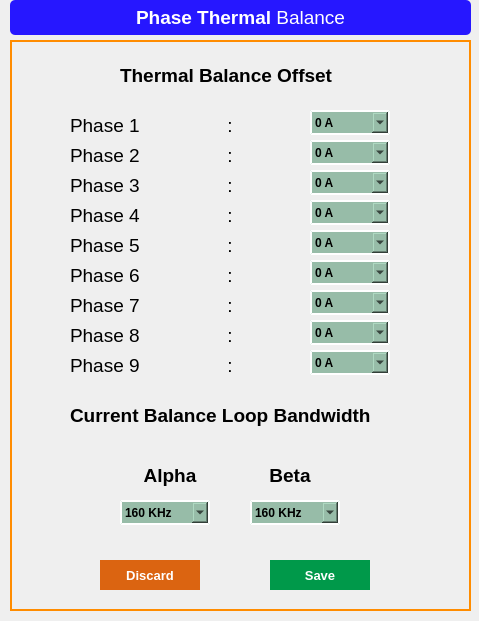
<?xml version="1.0" encoding="UTF-8"?>
<ui version="4.0">
 <class>Phase_thermal_balance</class>
 <widget class="QMainWindow" name="Phase_thermal_balance">
  <property name="geometry">
   <rect>
    <x>0</x>
    <y>0</y>
    <width>479</width>
    <height>621</height>
   </rect>
  </property>
  <property name="windowTitle">
   <string>Device Configuration</string>
  </property>
  <widget class="QWidget" name="centralwidget">
   <widget class="QLabel" name="label_main_Phase_thermal_balance">
    <property name="geometry">
     <rect>
      <x>10</x>
      <y>0</y>
      <width>461</width>
      <height>35</height>
     </rect>
    </property>
    <property name="font">
     <font>
      <family>Arial</family>
      <pointsize>18</pointsize>
     </font>
    </property>
    <property name="styleSheet">
     <string notr="true">background-color: rgb(38, 23, 255);
color: rgb(255, 255, 255);
border-radius:5px;</string>
    </property>
    <property name="text">
     <string>&lt;html&gt;&lt;head/&gt;&lt;body&gt;&lt;p&gt;&lt;span style=&quot; font-size:14pt; font-weight:600;&quot;&gt;Phase Thermal&lt;/span&gt;&lt;span style=&quot; font-size:14pt;&quot;&gt; Balance&lt;/span&gt;&lt;/p&gt;&lt;/body&gt;&lt;/html&gt;</string>
    </property>
    <property name="alignment">
     <set>Qt::AlignCenter</set>
    </property>
   </widget>
   <widget class="QFrame" name="frame_phase_display">
    <property name="geometry">
     <rect>
      <x>10</x>
      <y>40</y>
      <width>461</width>
      <height>571</height>
     </rect>
    </property>
    <property name="font">
     <font>
      <weight>50</weight>
      <bold>false</bold>
     </font>
    </property>
    <property name="styleSheet">
     <string notr="true">
border: 2px solid darkorange;
border-radius:0px;
</string>
    </property>
    <property name="frameShape">
     <enum>QFrame::StyledPanel</enum>
    </property>
    <property name="frameShadow">
     <enum>QFrame::Raised</enum>
    </property>
    <widget class="QPushButton" name="pushButton_Discard">
     <property name="geometry">
      <rect>
       <x>90</x>
       <y>520</y>
       <width>100</width>
       <height>30</height>
      </rect>
     </property>
     <property name="font">
      <font>
       <pointsize>10</pointsize>
       <weight>75</weight>
       <bold>true</bold>
      </font>
     </property>
     <property name="focusPolicy">
      <enum>Qt::ClickFocus</enum>
     </property>
     <property name="styleSheet">
      <string notr="true">QPushButton{background-color: rgb(219, 100, 17);
color: rgb(255, 255, 255);
border:none;
}
QPushButton::hover{
border:2px solid red;
background-color: orange;
}
</string>
     </property>
     <property name="text">
      <string>Discard</string>
     </property>
    </widget>
    <widget class="QPushButton" name="pushButton_Save">
     <property name="geometry">
      <rect>
       <x>260</x>
       <y>520</y>
       <width>100</width>
       <height>30</height>
      </rect>
     </property>
     <property name="font">
      <font>
       <pointsize>10</pointsize>
       <weight>75</weight>
       <bold>true</bold>
      </font>
     </property>
     <property name="focusPolicy">
      <enum>Qt::ClickFocus</enum>
     </property>
     <property name="styleSheet">
      <string notr="true">QPushButton{background-color: rgb(0, 153, 74);
color: rgb(255, 255, 255);
border:none;
}
QPushButton::hover{
border:2px solid green;
background-color:lightgreen;
}
</string>
     </property>
     <property name="text">
      <string>Save</string>
     </property>
    </widget>
    <widget class="QComboBox" name="comboBox_thermal_offset1">
     <property name="geometry">
      <rect>
       <x>300</x>
       <y>70</y>
       <width>80</width>
       <height>25</height>
      </rect>
     </property>
     <property name="styleSheet">
      <string notr="true">QComboBox{
font: 75 10pt &quot;MS Shell Dlg 2&quot;;
color: black;

	background-color: rgb(151, 188, 168);
border-style:outset;
border-width:2px;
border-color:white;
font:bold;
border-radius:0px;
}

QListView {
background-color:lightgreen;
border-radius:0px;
}
</string>
     </property>
     <item>
      <property name="text">
       <string>0 A</string>
      </property>
     </item>
     <item>
      <property name="text">
       <string>1.5 A</string>
      </property>
     </item>
     <item>
      <property name="text">
       <string>3 A</string>
      </property>
     </item>
     <item>
      <property name="text">
       <string>4.5 A</string>
      </property>
     </item>
     <item>
      <property name="text">
       <string>6 A</string>
      </property>
     </item>
     <item>
      <property name="text">
       <string>7.5 A</string>
      </property>
     </item>
     <item>
      <property name="text">
       <string>9 A</string>
      </property>
     </item>
     <item>
      <property name="text">
       <string>11.5 A</string>
      </property>
     </item>
    </widget>
    <widget class="QComboBox" name="comboBox_freq_switch_RailA">
     <property name="geometry">
      <rect>
       <x>110</x>
       <y>460</y>
       <width>90</width>
       <height>25</height>
      </rect>
     </property>
     <property name="styleSheet">
      <string notr="true">QComboBox{
font: 75 10pt &quot;MS Shell Dlg 2&quot;;
color: black;

	background-color: rgb(151, 188, 168);
border-style:outset;
border-width:2px;
border-color:white;
font:bold;
border-radius:0px;
}

QListView {
background-color:lightgreen;
border-radius:0px;
}
</string>
     </property>
     <item>
      <property name="text">
       <string>160 KHz</string>
      </property>
     </item>
     <item>
      <property name="text">
       <string>230 KHz</string>
      </property>
     </item>
     <item>
      <property name="text">
       <string>350 KHz</string>
      </property>
     </item>
     <item>
      <property name="text">
       <string>800 KHz</string>
      </property>
     </item>
    </widget>
    <widget class="QLabel" name="label_display_RailB">
     <property name="geometry">
      <rect>
       <x>230</x>
       <y>420</y>
       <width>100</width>
       <height>30</height>
      </rect>
     </property>
     <property name="font">
      <font>
       <family>Arial</family>
       <pointsize>14</pointsize>
       <weight>75</weight>
       <bold>true</bold>
      </font>
     </property>
     <property name="styleSheet">
      <string notr="true">border: none;</string>
     </property>
     <property name="frameShape">
      <enum>QFrame::NoFrame</enum>
     </property>
     <property name="text">
      <string>Beta</string>
     </property>
     <property name="alignment">
      <set>Qt::AlignCenter</set>
     </property>
    </widget>
    <widget class="QLabel" name="label_display_RailA">
     <property name="geometry">
      <rect>
       <x>110</x>
       <y>420</y>
       <width>100</width>
       <height>30</height>
      </rect>
     </property>
     <property name="font">
      <font>
       <family>Arial</family>
       <pointsize>14</pointsize>
       <weight>75</weight>
       <bold>true</bold>
      </font>
     </property>
     <property name="styleSheet">
      <string notr="true">border: none;</string>
     </property>
     <property name="frameShape">
      <enum>QFrame::NoFrame</enum>
     </property>
     <property name="text">
      <string>Alpha</string>
     </property>
     <property name="alignment">
      <set>Qt::AlignCenter</set>
     </property>
    </widget>
    <widget class="QLabel" name="label_RailA_7">
     <property name="geometry">
      <rect>
       <x>110</x>
       <y>20</y>
       <width>221</width>
       <height>30</height>
      </rect>
     </property>
     <property name="font">
      <font>
       <family>Arial</family>
       <pointsize>14</pointsize>
       <weight>75</weight>
       <bold>true</bold>
      </font>
     </property>
     <property name="styleSheet">
      <string notr="true">border: none;
color: rgb(0, 0, 0);</string>
     </property>
     <property name="frameShape">
      <enum>QFrame::NoFrame</enum>
     </property>
     <property name="text">
      <string>Thermal Balance Offset</string>
     </property>
     <property name="alignment">
      <set>Qt::AlignLeading|Qt::AlignLeft|Qt::AlignVCenter</set>
     </property>
    </widget>
    <widget class="QLabel" name="label_RailA_18">
     <property name="geometry">
      <rect>
       <x>210</x>
       <y>70</y>
       <width>81</width>
       <height>30</height>
      </rect>
     </property>
     <property name="font">
      <font>
       <family>Arial</family>
       <pointsize>14</pointsize>
      </font>
     </property>
     <property name="styleSheet">
      <string notr="true">border: none;
color: rgb(0, 0, 0);</string>
     </property>
     <property name="frameShape">
      <enum>QFrame::NoFrame</enum>
     </property>
     <property name="text">
      <string>  :             </string>
     </property>
     <property name="alignment">
      <set>Qt::AlignRight|Qt::AlignTrailing|Qt::AlignVCenter</set>
     </property>
    </widget>
    <widget class="QLabel" name="label_RailA_8">
     <property name="geometry">
      <rect>
       <x>60</x>
       <y>70</y>
       <width>151</width>
       <height>30</height>
      </rect>
     </property>
     <property name="font">
      <font>
       <family>Arial</family>
       <pointsize>14</pointsize>
      </font>
     </property>
     <property name="styleSheet">
      <string notr="true">border: none;
color: rgb(0, 0, 0);</string>
     </property>
     <property name="frameShape">
      <enum>QFrame::NoFrame</enum>
     </property>
     <property name="text">
      <string>Phase 1</string>
     </property>
     <property name="alignment">
      <set>Qt::AlignLeading|Qt::AlignLeft|Qt::AlignVCenter</set>
     </property>
    </widget>
    <widget class="QLabel" name="label_RailA_22">
     <property name="geometry">
      <rect>
       <x>60</x>
       <y>360</y>
       <width>321</width>
       <height>30</height>
      </rect>
     </property>
     <property name="font">
      <font>
       <family>Arial</family>
       <pointsize>14</pointsize>
       <weight>75</weight>
       <bold>true</bold>
      </font>
     </property>
     <property name="styleSheet">
      <string notr="true">border: none;
color: rgb(0, 0, 0);</string>
     </property>
     <property name="frameShape">
      <enum>QFrame::NoFrame</enum>
     </property>
     <property name="text">
      <string>Current Balance Loop Bandwidth</string>
     </property>
     <property name="alignment">
      <set>Qt::AlignLeading|Qt::AlignLeft|Qt::AlignVCenter</set>
     </property>
    </widget>
    <widget class="QComboBox" name="comboBox_freq_switch_RailB">
     <property name="geometry">
      <rect>
       <x>240</x>
       <y>460</y>
       <width>90</width>
       <height>25</height>
      </rect>
     </property>
     <property name="styleSheet">
      <string notr="true">QComboBox{
font: 75 10pt &quot;MS Shell Dlg 2&quot;;
color: black;

	background-color: rgb(151, 188, 168);
border-style:outset;
border-width:2px;
border-color:white;
font:bold;
border-radius:0px;
}

QListView {
background-color:lightgreen;
border-radius:0px;
}
</string>
     </property>
     <item>
      <property name="text">
       <string>160 KHz</string>
      </property>
     </item>
     <item>
      <property name="text">
       <string>230 KHz</string>
      </property>
     </item>
     <item>
      <property name="text">
       <string>350 KHz</string>
      </property>
     </item>
     <item>
      <property name="text">
       <string>800 KHz</string>
      </property>
     </item>
    </widget>
    <widget class="QLabel" name="label_RailA_9">
     <property name="geometry">
      <rect>
       <x>60</x>
       <y>100</y>
       <width>211</width>
       <height>30</height>
      </rect>
     </property>
     <property name="font">
      <font>
       <family>Arial</family>
       <pointsize>14</pointsize>
      </font>
     </property>
     <property name="styleSheet">
      <string notr="true">border: none;
color: rgb(0, 0, 0);</string>
     </property>
     <property name="frameShape">
      <enum>QFrame::NoFrame</enum>
     </property>
     <property name="text">
      <string>Phase 2</string>
     </property>
     <property name="alignment">
      <set>Qt::AlignLeading|Qt::AlignLeft|Qt::AlignVCenter</set>
     </property>
    </widget>
    <widget class="QLabel" name="label_RailA_19">
     <property name="geometry">
      <rect>
       <x>210</x>
       <y>100</y>
       <width>81</width>
       <height>30</height>
      </rect>
     </property>
     <property name="font">
      <font>
       <family>Arial</family>
       <pointsize>14</pointsize>
      </font>
     </property>
     <property name="styleSheet">
      <string notr="true">border: none;
color: rgb(0, 0, 0);</string>
     </property>
     <property name="frameShape">
      <enum>QFrame::NoFrame</enum>
     </property>
     <property name="text">
      <string>  :             </string>
     </property>
     <property name="alignment">
      <set>Qt::AlignRight|Qt::AlignTrailing|Qt::AlignVCenter</set>
     </property>
    </widget>
    <widget class="QLabel" name="label_RailA_10">
     <property name="geometry">
      <rect>
       <x>60</x>
       <y>130</y>
       <width>211</width>
       <height>30</height>
      </rect>
     </property>
     <property name="font">
      <font>
       <family>Arial</family>
       <pointsize>14</pointsize>
      </font>
     </property>
     <property name="styleSheet">
      <string notr="true">border: none;
color: rgb(0, 0, 0);</string>
     </property>
     <property name="frameShape">
      <enum>QFrame::NoFrame</enum>
     </property>
     <property name="text">
      <string>Phase 3</string>
     </property>
     <property name="alignment">
      <set>Qt::AlignLeading|Qt::AlignLeft|Qt::AlignVCenter</set>
     </property>
    </widget>
    <widget class="QLabel" name="label_RailA_20">
     <property name="geometry">
      <rect>
       <x>210</x>
       <y>130</y>
       <width>81</width>
       <height>30</height>
      </rect>
     </property>
     <property name="font">
      <font>
       <family>Arial</family>
       <pointsize>14</pointsize>
      </font>
     </property>
     <property name="styleSheet">
      <string notr="true">border: none;
color: rgb(0, 0, 0);</string>
     </property>
     <property name="frameShape">
      <enum>QFrame::NoFrame</enum>
     </property>
     <property name="text">
      <string>  :             </string>
     </property>
     <property name="alignment">
      <set>Qt::AlignRight|Qt::AlignTrailing|Qt::AlignVCenter</set>
     </property>
    </widget>
    <widget class="QLabel" name="label_RailA_11">
     <property name="geometry">
      <rect>
       <x>60</x>
       <y>160</y>
       <width>211</width>
       <height>30</height>
      </rect>
     </property>
     <property name="font">
      <font>
       <family>Arial</family>
       <pointsize>14</pointsize>
      </font>
     </property>
     <property name="styleSheet">
      <string notr="true">border: none;
color: rgb(0, 0, 0);</string>
     </property>
     <property name="frameShape">
      <enum>QFrame::NoFrame</enum>
     </property>
     <property name="text">
      <string>Phase 4</string>
     </property>
     <property name="alignment">
      <set>Qt::AlignLeading|Qt::AlignLeft|Qt::AlignVCenter</set>
     </property>
    </widget>
    <widget class="QLabel" name="label_RailA_21">
     <property name="geometry">
      <rect>
       <x>210</x>
       <y>160</y>
       <width>81</width>
       <height>30</height>
      </rect>
     </property>
     <property name="font">
      <font>
       <family>Arial</family>
       <pointsize>14</pointsize>
      </font>
     </property>
     <property name="styleSheet">
      <string notr="true">border: none;
color: rgb(0, 0, 0);</string>
     </property>
     <property name="frameShape">
      <enum>QFrame::NoFrame</enum>
     </property>
     <property name="text">
      <string>  :             </string>
     </property>
     <property name="alignment">
      <set>Qt::AlignRight|Qt::AlignTrailing|Qt::AlignVCenter</set>
     </property>
    </widget>
    <widget class="QLabel" name="label_RailA_12">
     <property name="geometry">
      <rect>
       <x>60</x>
       <y>190</y>
       <width>211</width>
       <height>30</height>
      </rect>
     </property>
     <property name="font">
      <font>
       <family>Arial</family>
       <pointsize>14</pointsize>
      </font>
     </property>
     <property name="styleSheet">
      <string notr="true">border: none;
color: rgb(0, 0, 0);</string>
     </property>
     <property name="frameShape">
      <enum>QFrame::NoFrame</enum>
     </property>
     <property name="text">
      <string>Phase 5</string>
     </property>
     <property name="alignment">
      <set>Qt::AlignLeading|Qt::AlignLeft|Qt::AlignVCenter</set>
     </property>
    </widget>
    <widget class="QLabel" name="label_RailA_23">
     <property name="geometry">
      <rect>
       <x>210</x>
       <y>190</y>
       <width>81</width>
       <height>30</height>
      </rect>
     </property>
     <property name="font">
      <font>
       <family>Arial</family>
       <pointsize>14</pointsize>
      </font>
     </property>
     <property name="styleSheet">
      <string notr="true">border: none;
color: rgb(0, 0, 0);</string>
     </property>
     <property name="frameShape">
      <enum>QFrame::NoFrame</enum>
     </property>
     <property name="text">
      <string>  :             </string>
     </property>
     <property name="alignment">
      <set>Qt::AlignRight|Qt::AlignTrailing|Qt::AlignVCenter</set>
     </property>
    </widget>
    <widget class="QLabel" name="label_RailA_13">
     <property name="geometry">
      <rect>
       <x>60</x>
       <y>220</y>
       <width>211</width>
       <height>30</height>
      </rect>
     </property>
     <property name="font">
      <font>
       <family>Arial</family>
       <pointsize>14</pointsize>
      </font>
     </property>
     <property name="styleSheet">
      <string notr="true">border: none;
color: rgb(0, 0, 0);</string>
     </property>
     <property name="frameShape">
      <enum>QFrame::NoFrame</enum>
     </property>
     <property name="text">
      <string>Phase 6</string>
     </property>
     <property name="alignment">
      <set>Qt::AlignLeading|Qt::AlignLeft|Qt::AlignVCenter</set>
     </property>
    </widget>
    <widget class="QLabel" name="label_RailA_24">
     <property name="geometry">
      <rect>
       <x>210</x>
       <y>220</y>
       <width>81</width>
       <height>30</height>
      </rect>
     </property>
     <property name="font">
      <font>
       <family>Arial</family>
       <pointsize>14</pointsize>
      </font>
     </property>
     <property name="styleSheet">
      <string notr="true">border: none;
color: rgb(0, 0, 0);</string>
     </property>
     <property name="frameShape">
      <enum>QFrame::NoFrame</enum>
     </property>
     <property name="text">
      <string>  :             </string>
     </property>
     <property name="alignment">
      <set>Qt::AlignRight|Qt::AlignTrailing|Qt::AlignVCenter</set>
     </property>
    </widget>
    <widget class="QLabel" name="label_RailA_14">
     <property name="geometry">
      <rect>
       <x>60</x>
       <y>250</y>
       <width>211</width>
       <height>30</height>
      </rect>
     </property>
     <property name="font">
      <font>
       <family>Arial</family>
       <pointsize>14</pointsize>
      </font>
     </property>
     <property name="styleSheet">
      <string notr="true">border: none;
color: rgb(0, 0, 0);</string>
     </property>
     <property name="frameShape">
      <enum>QFrame::NoFrame</enum>
     </property>
     <property name="text">
      <string>Phase 7</string>
     </property>
     <property name="alignment">
      <set>Qt::AlignLeading|Qt::AlignLeft|Qt::AlignVCenter</set>
     </property>
    </widget>
    <widget class="QLabel" name="label_RailA_25">
     <property name="geometry">
      <rect>
       <x>210</x>
       <y>250</y>
       <width>81</width>
       <height>30</height>
      </rect>
     </property>
     <property name="font">
      <font>
       <family>Arial</family>
       <pointsize>14</pointsize>
      </font>
     </property>
     <property name="styleSheet">
      <string notr="true">border: none;
color: rgb(0, 0, 0);</string>
     </property>
     <property name="frameShape">
      <enum>QFrame::NoFrame</enum>
     </property>
     <property name="text">
      <string>  :             </string>
     </property>
     <property name="alignment">
      <set>Qt::AlignRight|Qt::AlignTrailing|Qt::AlignVCenter</set>
     </property>
    </widget>
    <widget class="QLabel" name="label_RailA_15">
     <property name="geometry">
      <rect>
       <x>60</x>
       <y>280</y>
       <width>211</width>
       <height>30</height>
      </rect>
     </property>
     <property name="font">
      <font>
       <family>Arial</family>
       <pointsize>14</pointsize>
      </font>
     </property>
     <property name="styleSheet">
      <string notr="true">border: none;
color: rgb(0, 0, 0);</string>
     </property>
     <property name="frameShape">
      <enum>QFrame::NoFrame</enum>
     </property>
     <property name="text">
      <string>Phase 8</string>
     </property>
     <property name="alignment">
      <set>Qt::AlignLeading|Qt::AlignLeft|Qt::AlignVCenter</set>
     </property>
    </widget>
    <widget class="QLabel" name="label_RailA_26">
     <property name="geometry">
      <rect>
       <x>210</x>
       <y>280</y>
       <width>81</width>
       <height>30</height>
      </rect>
     </property>
     <property name="font">
      <font>
       <family>Arial</family>
       <pointsize>14</pointsize>
      </font>
     </property>
     <property name="styleSheet">
      <string notr="true">border: none;
color: rgb(0, 0, 0);</string>
     </property>
     <property name="frameShape">
      <enum>QFrame::NoFrame</enum>
     </property>
     <property name="text">
      <string>  :             </string>
     </property>
     <property name="alignment">
      <set>Qt::AlignRight|Qt::AlignTrailing|Qt::AlignVCenter</set>
     </property>
    </widget>
    <widget class="QLabel" name="label_RailA_45">
     <property name="geometry">
      <rect>
       <x>60</x>
       <y>310</y>
       <width>211</width>
       <height>30</height>
      </rect>
     </property>
     <property name="font">
      <font>
       <family>Arial</family>
       <pointsize>14</pointsize>
      </font>
     </property>
     <property name="styleSheet">
      <string notr="true">border: none;
color: rgb(0, 0, 0);</string>
     </property>
     <property name="frameShape">
      <enum>QFrame::NoFrame</enum>
     </property>
     <property name="text">
      <string>Phase 9</string>
     </property>
     <property name="alignment">
      <set>Qt::AlignLeading|Qt::AlignLeft|Qt::AlignVCenter</set>
     </property>
    </widget>
    <widget class="QLabel" name="label_RailA_46">
     <property name="geometry">
      <rect>
       <x>210</x>
       <y>310</y>
       <width>81</width>
       <height>30</height>
      </rect>
     </property>
     <property name="font">
      <font>
       <family>Arial</family>
       <pointsize>14</pointsize>
      </font>
     </property>
     <property name="styleSheet">
      <string notr="true">border: none;
color: rgb(0, 0, 0);</string>
     </property>
     <property name="frameShape">
      <enum>QFrame::NoFrame</enum>
     </property>
     <property name="text">
      <string>  :             </string>
     </property>
     <property name="alignment">
      <set>Qt::AlignRight|Qt::AlignTrailing|Qt::AlignVCenter</set>
     </property>
    </widget>
    <widget class="QComboBox" name="comboBox_thermal_offset2">
     <property name="geometry">
      <rect>
       <x>300</x>
       <y>100</y>
       <width>80</width>
       <height>25</height>
      </rect>
     </property>
     <property name="styleSheet">
      <string notr="true">QComboBox{
font: 75 10pt &quot;MS Shell Dlg 2&quot;;
color: black;

	background-color: rgb(151, 188, 168);
border-style:outset;
border-width:2px;
border-color:white;
font:bold;
border-radius:0px;
}

QListView {
background-color:lightgreen;
border-radius:0px;
}
</string>
     </property>
     <item>
      <property name="text">
       <string>0 A</string>
      </property>
     </item>
     <item>
      <property name="text">
       <string>1.5 A</string>
      </property>
     </item>
     <item>
      <property name="text">
       <string>3 A</string>
      </property>
     </item>
     <item>
      <property name="text">
       <string>4.5 A</string>
      </property>
     </item>
     <item>
      <property name="text">
       <string>6 A</string>
      </property>
     </item>
     <item>
      <property name="text">
       <string>7.5 A</string>
      </property>
     </item>
     <item>
      <property name="text">
       <string>9 A</string>
      </property>
     </item>
     <item>
      <property name="text">
       <string>11.5 A</string>
      </property>
     </item>
    </widget>
    <widget class="QComboBox" name="comboBox_thermal_offset3">
     <property name="geometry">
      <rect>
       <x>300</x>
       <y>130</y>
       <width>80</width>
       <height>25</height>
      </rect>
     </property>
     <property name="styleSheet">
      <string notr="true">QComboBox{
font: 75 10pt &quot;MS Shell Dlg 2&quot;;
color: black;

	background-color: rgb(151, 188, 168);
border-style:outset;
border-width:2px;
border-color:white;
font:bold;
border-radius:0px;
}

QListView {
background-color:lightgreen;
border-radius:0px;
}
</string>
     </property>
     <item>
      <property name="text">
       <string>0 A</string>
      </property>
     </item>
     <item>
      <property name="text">
       <string>1.5 A</string>
      </property>
     </item>
     <item>
      <property name="text">
       <string>3 A</string>
      </property>
     </item>
     <item>
      <property name="text">
       <string>4.5 A</string>
      </property>
     </item>
     <item>
      <property name="text">
       <string>6 A</string>
      </property>
     </item>
     <item>
      <property name="text">
       <string>7.5 A</string>
      </property>
     </item>
     <item>
      <property name="text">
       <string>9 A</string>
      </property>
     </item>
     <item>
      <property name="text">
       <string>11.5 A</string>
      </property>
     </item>
    </widget>
    <widget class="QComboBox" name="comboBox_thermal_offset4">
     <property name="geometry">
      <rect>
       <x>300</x>
       <y>160</y>
       <width>80</width>
       <height>25</height>
      </rect>
     </property>
     <property name="styleSheet">
      <string notr="true">QComboBox{
font: 75 10pt &quot;MS Shell Dlg 2&quot;;
color: black;

	background-color: rgb(151, 188, 168);
border-style:outset;
border-width:2px;
border-color:white;
font:bold;
border-radius:0px;
}

QListView {
background-color:lightgreen;
border-radius:0px;
}
</string>
     </property>
     <item>
      <property name="text">
       <string>0 A</string>
      </property>
     </item>
     <item>
      <property name="text">
       <string>1.5 A</string>
      </property>
     </item>
     <item>
      <property name="text">
       <string>3 A</string>
      </property>
     </item>
     <item>
      <property name="text">
       <string>4.5 A</string>
      </property>
     </item>
     <item>
      <property name="text">
       <string>6 A</string>
      </property>
     </item>
     <item>
      <property name="text">
       <string>7.5 A</string>
      </property>
     </item>
     <item>
      <property name="text">
       <string>9 A</string>
      </property>
     </item>
     <item>
      <property name="text">
       <string>11.5 A</string>
      </property>
     </item>
    </widget>
    <widget class="QComboBox" name="comboBox_thermal_offset5">
     <property name="geometry">
      <rect>
       <x>300</x>
       <y>190</y>
       <width>80</width>
       <height>25</height>
      </rect>
     </property>
     <property name="styleSheet">
      <string notr="true">QComboBox{
font: 75 10pt &quot;MS Shell Dlg 2&quot;;
color: black;

	background-color: rgb(151, 188, 168);
border-style:outset;
border-width:2px;
border-color:white;
font:bold;
border-radius:0px;
}

QListView {
background-color:lightgreen;
border-radius:0px;
}
</string>
     </property>
     <item>
      <property name="text">
       <string>0 A</string>
      </property>
     </item>
     <item>
      <property name="text">
       <string>1.5 A</string>
      </property>
     </item>
     <item>
      <property name="text">
       <string>3 A</string>
      </property>
     </item>
     <item>
      <property name="text">
       <string>4.5 A</string>
      </property>
     </item>
     <item>
      <property name="text">
       <string>6 A</string>
      </property>
     </item>
     <item>
      <property name="text">
       <string>7.5 A</string>
      </property>
     </item>
     <item>
      <property name="text">
       <string>9 A</string>
      </property>
     </item>
     <item>
      <property name="text">
       <string>11.5 A</string>
      </property>
     </item>
    </widget>
    <widget class="QComboBox" name="comboBox_thermal_offset6">
     <property name="geometry">
      <rect>
       <x>300</x>
       <y>220</y>
       <width>80</width>
       <height>25</height>
      </rect>
     </property>
     <property name="styleSheet">
      <string notr="true">QComboBox{
font: 75 10pt &quot;MS Shell Dlg 2&quot;;
color: black;

	background-color: rgb(151, 188, 168);
border-style:outset;
border-width:2px;
border-color:white;
font:bold;
border-radius:0px;
}

QListView {
background-color:lightgreen;
border-radius:0px;
}
</string>
     </property>
     <item>
      <property name="text">
       <string>0 A</string>
      </property>
     </item>
     <item>
      <property name="text">
       <string>1.5 A</string>
      </property>
     </item>
     <item>
      <property name="text">
       <string>3 A</string>
      </property>
     </item>
     <item>
      <property name="text">
       <string>4.5 A</string>
      </property>
     </item>
     <item>
      <property name="text">
       <string>6 A</string>
      </property>
     </item>
     <item>
      <property name="text">
       <string>7.5 A</string>
      </property>
     </item>
     <item>
      <property name="text">
       <string>9 A</string>
      </property>
     </item>
     <item>
      <property name="text">
       <string>11.5 A</string>
      </property>
     </item>
    </widget>
    <widget class="QComboBox" name="comboBox_thermal_offset7">
     <property name="geometry">
      <rect>
       <x>300</x>
       <y>250</y>
       <width>80</width>
       <height>25</height>
      </rect>
     </property>
     <property name="styleSheet">
      <string notr="true">QComboBox{
font: 75 10pt &quot;MS Shell Dlg 2&quot;;
color: black;

	background-color: rgb(151, 188, 168);
border-style:outset;
border-width:2px;
border-color:white;
font:bold;
border-radius:0px;
}

QListView {
background-color:lightgreen;
border-radius:0px;
}
</string>
     </property>
     <item>
      <property name="text">
       <string>0 A</string>
      </property>
     </item>
     <item>
      <property name="text">
       <string>1.5 A</string>
      </property>
     </item>
     <item>
      <property name="text">
       <string>3 A</string>
      </property>
     </item>
     <item>
      <property name="text">
       <string>4.5 A</string>
      </property>
     </item>
     <item>
      <property name="text">
       <string>6 A</string>
      </property>
     </item>
     <item>
      <property name="text">
       <string>7.5 A</string>
      </property>
     </item>
     <item>
      <property name="text">
       <string>9 A</string>
      </property>
     </item>
     <item>
      <property name="text">
       <string>11.5 A</string>
      </property>
     </item>
    </widget>
    <widget class="QComboBox" name="comboBox_thermal_offset8">
     <property name="geometry">
      <rect>
       <x>300</x>
       <y>280</y>
       <width>80</width>
       <height>25</height>
      </rect>
     </property>
     <property name="styleSheet">
      <string notr="true">QComboBox{
font: 75 10pt &quot;MS Shell Dlg 2&quot;;
color: black;

	background-color: rgb(151, 188, 168);
border-style:outset;
border-width:2px;
border-color:white;
font:bold;
border-radius:0px;
}

QListView {
background-color:lightgreen;
border-radius:0px;
}
</string>
     </property>
     <item>
      <property name="text">
       <string>0 A</string>
      </property>
     </item>
     <item>
      <property name="text">
       <string>1.5 A</string>
      </property>
     </item>
     <item>
      <property name="text">
       <string>3 A</string>
      </property>
     </item>
     <item>
      <property name="text">
       <string>4.5 A</string>
      </property>
     </item>
     <item>
      <property name="text">
       <string>6 A</string>
      </property>
     </item>
     <item>
      <property name="text">
       <string>7.5 A</string>
      </property>
     </item>
     <item>
      <property name="text">
       <string>9 A</string>
      </property>
     </item>
     <item>
      <property name="text">
       <string>11.5 A</string>
      </property>
     </item>
    </widget>
    <widget class="QComboBox" name="comboBox_thermal_offset9">
     <property name="geometry">
      <rect>
       <x>300</x>
       <y>310</y>
       <width>80</width>
       <height>25</height>
      </rect>
     </property>
     <property name="styleSheet">
      <string notr="true">QComboBox{
font: 75 10pt &quot;MS Shell Dlg 2&quot;;
color: black;

	background-color: rgb(151, 188, 168);
border-style:outset;
border-width:2px;
border-color:white;
font:bold;
border-radius:0px;
}

QListView {
background-color:lightgreen;
border-radius:0px;
}
</string>
     </property>
     <item>
      <property name="text">
       <string>0 A</string>
      </property>
     </item>
     <item>
      <property name="text">
       <string>1.5 A</string>
      </property>
     </item>
     <item>
      <property name="text">
       <string>3 A</string>
      </property>
     </item>
     <item>
      <property name="text">
       <string>4.5 A</string>
      </property>
     </item>
     <item>
      <property name="text">
       <string>6 A</string>
      </property>
     </item>
     <item>
      <property name="text">
       <string>7.5 A</string>
      </property>
     </item>
     <item>
      <property name="text">
       <string>9 A</string>
      </property>
     </item>
     <item>
      <property name="text">
       <string>11.5 A</string>
      </property>
     </item>
    </widget>
   </widget>
  </widget>
 </widget>
 <resources>
  <include location="start_up_image.qrc"/>
 </resources>
 <connections/>
</ui>
